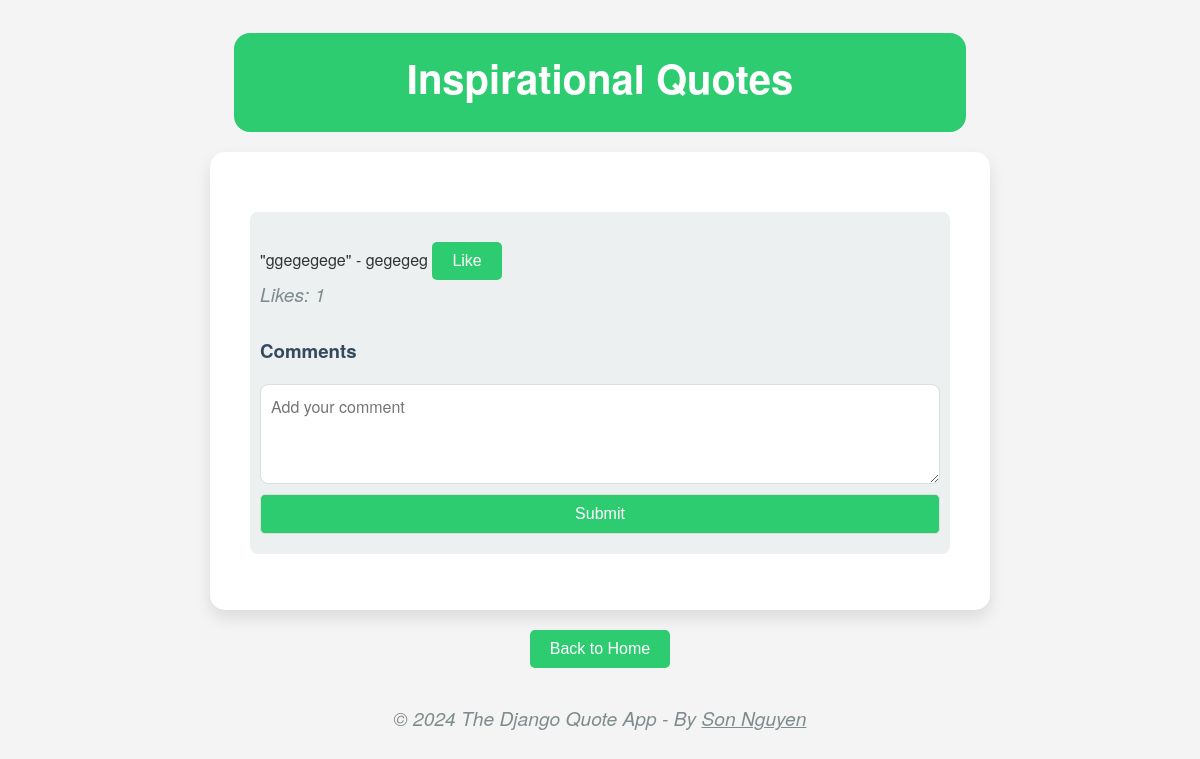
The page /Inspirational/ on the database as committed earlier.
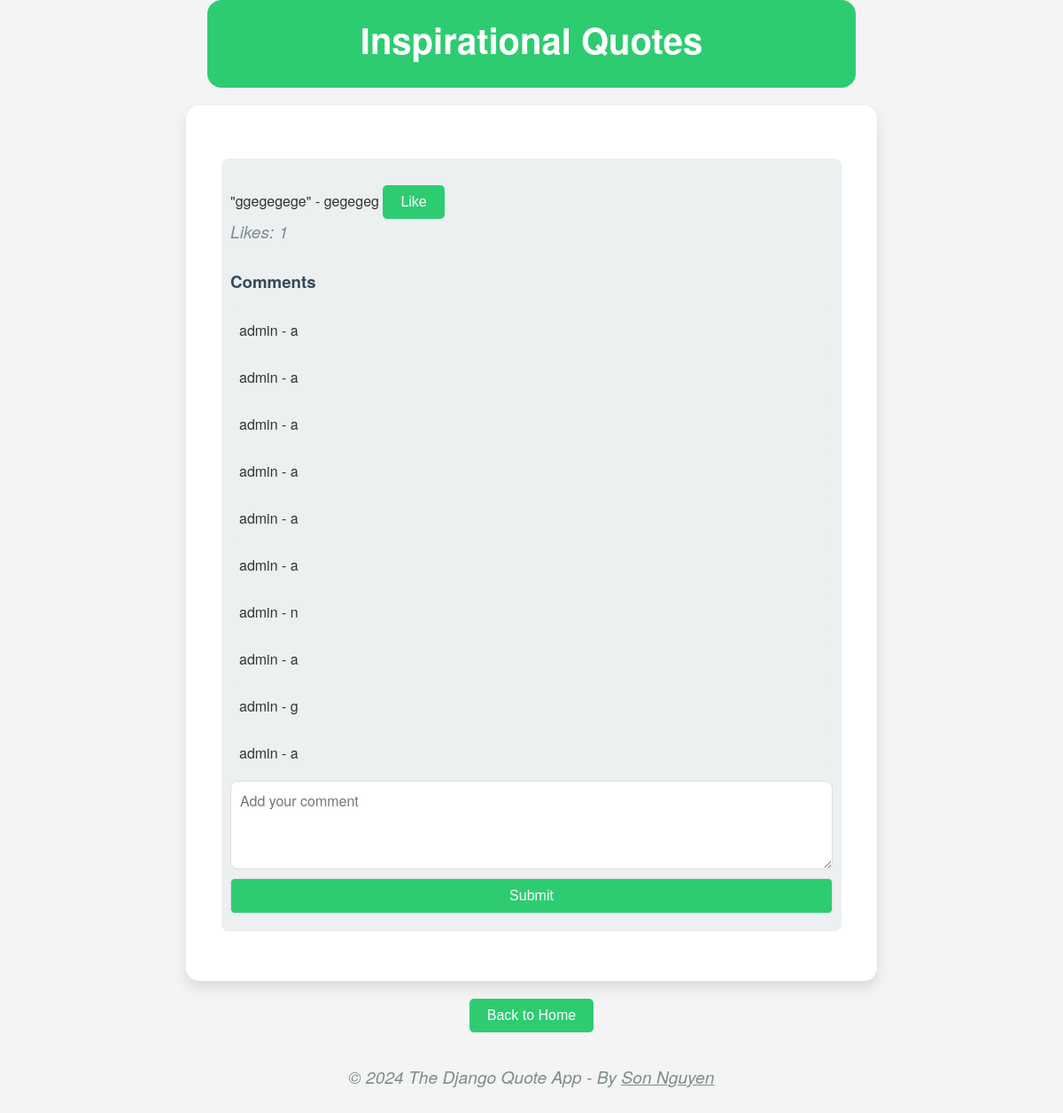
The same page on the database as committed later.
### quotes/models.py (models this page shows, shortened)
class Quote(models.Model):
    CATEGORY_CHOICES = [
        ('Inspirational', 'Inspirational'),
        ('Motivational', 'Motivational'),
        ('General', 'General'),
        ('Love', 'Love'),
        ('Humor', 'Humor'),
        ('Philosophy', 'Philosophy'),
        ('Science', 'Science'),
        ('Technology', 'Technology'),
        ('Programming', 'Programming'),
        ('Business', 'Business'),
        ('Leadership', 'Leadership'),
        ('Success', 'Success'),
        ('Life', 'Life'),
        ('Friendship', 'Friendship'),
        ('Wisdom', 'Wisdom'),
        ('Education', 'Education'),
        ('Health', 'Health'),
        ('Fitness', 'Fitness'),
        ('Sports', 'Sports'),
        ('Music', 'Music'),
        ('Movies', 'Movies'),
        ('Art', 'Art'),
        ('Fashion', 'Fashion'),
        ('Food', 'Food'),
        ('Travel', 'Travel'),
        ('Nature', 'Nature'),
        ('Environment', 'Environment'),
        ('Politics', 'Politics'),
        ('Economics', 'Economics'),
        ('History', 'History'),
        ('Religion', 'Religion'),
        ('Spirituality', 'Spirituality'),
        ('Psychology', 'Psychology'),
        ('Self-Help', 'Self-Help'),
        ('Relationships', 'Relationships'),
        ('Parenting', 'Parenting'),
        ('Marriage', 'Marriage'),
        ('Family', 'Family'),
        ('Children', 'Children'),
        ('Teens', 'Teens'),
        ('Seniors', 'Seniors'),
        ('General', 'General'),
        ('Adventure', 'Adventure'),
        ('Animals', 'Animals'),
        ('Architecture', 'Architecture'),
        ('Books', 'Books'),
        ('Career', 'Career'),
        ('Comedy', 'Comedy'),
        ('Creativity', 'Creativity'),
        ('Culture', 'Culture'),
        ('Design', 'Design'),
        ('Dreams', 'Dreams'),
        ('Entertainment', 'Entertainment'),
        ('Finance', 'Finance'),
        ('Gardening', 'Gardening'),
        ('Happiness', 'Happiness'),
        ('Hobbies', 'Hobbies'),
        ('Home', 'Home'),
        ('Humanity', 'Humanity'),
        ('Innovation', 'Innovation'),
        ('Knowledge', 'Knowledge'),
        ('Language', 'Language'),
        ('Literature', 'Literature'),
        ('Mindfulness', 'Mindfulness'),
        ('Money', 'Money'),
        ('Motivation', 'Motivation'),
        ('Peace', 'Peace'),
        ('Poetry', 'Poetry'),
        ('Productivity', 'Productivity'),
        ('Science Fiction', 'Science Fiction'),
        ('Social Justice', 'Social Justice'),
        ('Society', 'Society'),
        ('Sustainability', 'Sustainability'),
        ('Time', 'Time'),
        ('Work', 'Work'),
        ('Activism', 'Activism'),
        ('Aging', 'Aging'),
        ('Astronomy', 'Astronomy'),
        ('Beauty', 'Beauty'),
        ('Belief', 'Belief'),
        ('Challenge', 'Challenge'),
        ('Change', 'Change'),
        ('Communication', 'Communication'),
        ('Community', 'Community'),
        ('Compassion', 'Compassion'),
        ('Confidence', 'Confidence'),
        ('Courage', 'Courage'),
        ('Curiosity', 'Curiosity'),
        ('Dance', 'Dance'),
        ('Diversity', 'Diversity'),
        ('Empathy', 'Empathy'),
        ('Empowerment', 'Empowerment'),
        ('Equality', 'Equality'),
        ('Ethics', 'Ethics'),
        ('Exploration', 'Exploration'),
        ('Faith', 'Faith'),
        ('Fantasy', 'Fantasy'),
        ('Fear', 'Fear'),
        ('Forgiveness', 'Forgiveness'),
        ('Freedom', 'Freedom'),
        ('Gender', 'Gender'),
        ('Gratitude', 'Gratitude'),
        ('Growth', 'Growth'),
        ('Healing', 'Healing'),
        ('Hope', 'Hope'),
        ('Human Rights', 'Human Rights'),
        ('Identity', 'Identity'),
        ('Imagination', 'Imagination'),
        ('Inclusion', 'Inclusion'),
        ('Independence', 'Independence'),
        ('Individuality', 'Individuality'),
        ('Inspiration', 'Inspiration'),
        ('Integrity', 'Integrity'),
        ('Justice', 'Justice'),
        ('Kindness', 'Kindness'),
        ('Learning', 'Learning'),
        ('LGBTQ+', 'LGBTQ+'),
        ('Loneliness', 'Loneliness'),
        ('Loss', 'Loss'),
        ('Magic', 'Magic'),
        ('Meaning', 'Meaning'),
        ('Memory', 'Memory'),
        ('Mental Health', 'Mental Health'),
        ('Minimalism', 'Minimalism'),
        ('Mythology', 'Mythology'),
        ('Opportunity', 'Opportunity'),
        ('Optimism', 'Optimism'),
        ('Patience', 'Patience'),
        ('Perspective', 'Perspective'),
        ('Philanthropy', 'Philanthropy'),
        ('Photography', 'Photography'),
        ('Resilience', 'Resilience'),
        ('Respect', 'Respect'),
        ('Responsibility', 'Responsibility'),
        ('Risk', 'Risk'),
        ('Self-Acceptance', 'Self-Acceptance'),
        ('Self-Care', 'Self-Care'),
        ('Self-Discovery', 'Self-Discovery'),
        ('Self-Esteem', 'Self-Esteem'),
        ('Self-Love', 'Self-Love'),
        ('Simplicity', 'Simplicity'),
        ('Solitude', 'Solitude'),
        ('Strength', 'Strength'),
        ('Theater', 'Theater'),
        ('Trust', 'Trust'),
        ('Truth', 'Truth'),
        ('Vulnerability', 'Vulnerability'),
        ('Wellness', 'Wellness'),
        ('Wonder', 'Wonder'),
        ('Youth', 'Youth'),
        ('Achievement', 'Achievement'),
        ('Activism', 'Activism'),
        ('Adventure', 'Adventure'),
        ('Adversity', 'Adversity'),
        ('Aging', 'Aging'),
        ('Ambition', 'Ambition'),
        ('Animals', 'Animals'),
        ('Anxiety', 'Anxiety'),
        ('Architecture', 'Architecture'),
        ('Art', 'Art'),
        ('Astronomy', 'Astronomy'),
        ('Authenticity', 'Authenticity'),
        ('Beauty', 'Beauty'),
        ('Belief', 'Belief'),
        ('Books', 'Books'),
        ('Bravery', 'Bravery'),
        ('Buddhism', 'Buddhism'),
        ('Business', 'Business'),
        ('Calm', 'Calm'),
        ('Career', 'Career'),
        ('Celebration', 'Celebration'),
        ('Challenge', 'Challenge'),
        ('Change', 'Change'),
        ('Childhood', 'Childhood'),
        ('Christianity', 'Christianity'),
        ('Cinema', 'Cinema'),
        ('Comedy', 'Comedy'),
        ('Communication', 'Communication'),
        ('Community', 'Community'),
        ('Compassion', 'Compassion'),
        ('Confidence', 'Confidence'),
        ('Consciousness', 'Consciousness'),
        ('Contentment', 'Contentment'),
        ('Courage', 'Courage'),
        ('Creativity', 'Creativity'),
        ('Criticism', 'Criticism'),
        ('Culture', 'Culture'),
        ('Curiosity', 'Curiosity'),
        ('Dance', 'Dance'),
        ('Death', 'Death'),
        ('Depression', 'Depression'),
        ('Design', 'Design'),
        ('Determination', 'Determination'),
        ('Diversity', 'Diversity'),
        ('Dreams', 'Dreams'),
        ('Economics', 'Economics'),
        ('Education', 'Education'),
        ('Empathy', 'Empathy'),
        ('Empowerment', 'Empowerment'),
        ('Energy', 'Energy'),
        ('Entertainment', 'Entertainment'),
        ('Environment', 'Environment'),
        ('Equality', 'Equality'),
        ('Ethics', 'Ethics'),
        ('Exploration', 'Exploration'),
        ('Failure', 'Failure'),
        ('Faith', 'Faith'),
        ('Family', 'Family'),
        ('Fantasy', 'Fantasy'),
        ('Fashion', 'Fashion'),
        ('Fear', 'Fear'),
        ('Feminism', 'Feminism'),
        ('Film', 'Film'),
        ('Finance', 'Finance'),
        ('Fitness', 'Fitness'),
        ('Food', 'Food'),
        ('Forgiveness', 'Forgiveness'),
        ('Freedom', 'Freedom'),
        ('Friendship', 'Friendship'),
        ('Gender', 'Gender'),
        ('Gratitude', 'Gratitude'),
        ('Grief', 'Grief'),
        ('Growth', 'Growth'),
        ('Happiness', 'Happiness'),
        ('Healing', 'Healing'),
        ('Health', 'Health'),
        ('Hinduism', 'Hinduism'),
        ('History', 'History'),
        ('Hobbies', 'Hobbies'),
        ('Home', 'Home'),
        ('Honesty', 'Honesty'),
        ('Hope', 'Hope'),
        ('Humanity', 'Humanity'),
        ('Humor', 'Humor'),
        ('Identity', 'Identity'),
        ('Imagination', 'Imagination'),
        ('Inclusion', 'Inclusion'),
        ('Independence', 'Independence'),
        ('Individuality', 'Individuality'),
        ('Innovation', 'Innovation'),
        ('Inspiration', 'Inspiration'),
        ('Integrity', 'Integrity'),
        ('Islam', 'Islam'),
        ('Judaism', 'Judaism'),
        ('Justice', 'Justice'),
        ('Kindness', 'Kindness'),
        ('Knowledge', 'Knowledge'),
        ('Language', 'Language'),
        ('Leadership', 'Leadership'),
        ('Learning', 'Learning'),
        ('Life', 'Life'),
        ('Literature', 'Literature'),
        ('Loneliness', 'Loneliness'),
        ('Loss', 'Loss'),
        ('Love', 'Love'),
        ('Magic', 'Magic'),
        ('Marriage', 'Marriage'),
        ('Meaning', 'Meaning'),
        ('Memory', 'Memory'),
        ('Minimalism', 'Minimalism'),
        ('Mindfulness', 'Mindfulness'),
        ('Money', 'Money'),
        ('Motivation', 'Motivation'),
        ('Music', 'Music'),
        ('Mystery', 'Mystery'),
        ('Mythology', 'Mythology'),
        ('Nature', 'Nature'),
        ('Opportunity', 'Opportunity'),
        ('Optimism', 'Optimism'),
        ('Parenting', 'Parenting'),
        ('Patience', 'Patience'),
        ('Peace', 'Peace'),
        ('Perseverance', 'Perseverance'),
        ('Perspective', 'Perspective'),
        ('Philanthropy', 'Philanthropy'),
        ('Philosophy', 'Philosophy'),
        ('Photography', 'Photography'),
        ('Poetry', 'Poetry'),
        ('Politics', 'Politics'),
        ('Positivity', 'Positivity'),
        ('Poverty', 'Poverty'),
        ('Power', 'Power'),
        ('Productivity', 'Productivity'),
        ('Programming', 'Programming'),
        ('Psychology', 'Psychology'),
        ('Racism', 'Racism'),
        ('Relationships', 'Relationships'),
        ('Religion', 'Religion'),
        ('Resilience', 'Resilience'),
        ('Respect', 'Respect'),
        ('Responsibility', 'Responsibility'),
        ('Risk', 'Risk'),
        ('Science', 'Science'),
        ('Self-Acceptance', 'Self-Acceptance'),
        ('Self-Care', 'Self-Care'),
        ('Self-Discovery', 'Self-Discovery'),
        ('Self-Esteem', 'Self-Esteem'),
        ('Self-Love', 'Self-Love'),
        ('Sexuality', 'Sexuality'),
        ('Simplicity', 'Simplicity'),
        ('Society', 'Society'),
        ('Solitude', 'Solitude'),
        ('Spirituality', 'Spirituality'),
        ('Sports', 'Sports'),
        ('Strength', 'Strength'),
        ('Success', 'Success'),
        ('Sustainability', 'Sustainability'),
        ('Technology', 'Technology'),
        ('Teens', 'Teens'),
        ('Theater', 'Theater'),
        ('Time', 'Time'),
        ('Travel', 'Travel'),
        ('Trust', 'Trust'),
        ('Truth', 'Truth'),
        ('Vulnerability', 'Vulnerability'),
        ('War', 'War'),
        ('Wellness', 'Wellness'),
        ('Wisdom', 'Wisdom'),
        ('Wonder', 'Wonder'),
        ('Work', 'Work'),
        ('Writing', 'Writing'),
        ('Youth', 'Youth')
    ]
    text = models.TextField()
    author = models.CharField(max_length=100)
    category = models.CharField(max_length=100, choices=CATEGORY_CHOICES, default='General')

class Comment(models.Model):
    user = models.ForeignKey(User, on_delete=models.CASCADE)
    quote = models.ForeignKey(Quote, on_delete=models.CASCADE)
    text = models.TextField()
    created_at = models.DateTimeField(auto_now_add=True)

### quotes/views.py (the view)
# urls.py: path('<category_name>/', views.category_view, name='category'),
def category_view(request, category_name):
    quotes = Quote.objects.filter(category=category_name)
    context = {
        'quotes': quotes,
        'category_name': category_name.capitalize()
    }
    return render(request, 'quotes/category.html', context)

### quotes/templates/quotes/category.html (shortened to what this page needs)
<!DOCTYPE html>
<html lang="en">
<head>
</head>
<body>
    <header>
        <h1 style="color: white; margin-top: 0">{{ category_name }} Quotes</h1>
    </header>
    <div class="quote">
        {% if quotes %}
            <ul>
                {% for quote in quotes %}
                    <li>
                        "{{ quote.text }}" - {{ quote.author }}
                        <button onclick="likeQuote({{ quote.id }})">
                            <span id="like-button-text-{{ quote.id }}">
                                {% if request.user in quote.like_set.all %}
                                    Unlike
                                {% else %}
                                    Like
                                {% endif %}
                            </span>
                        </button>
                        <p>Likes: <span id="like-count-{{ quote.id }}">{{ quote.like_set.count }}</span></p>
                        <h3>Comments</h3>
                        <ul id="comments-list-{{ quote.id }}">
                            {% for comment in quote.comment_set.all %}
                                <li>{{ comment.user.username }} - {{ comment.text }}</li>
                            {% endfor %}
                        </ul>
                        <form id="comment-form-{{ quote.id }}">
                            <textarea id="comment_text" name="comment_text" placeholder="Add your comment"></textarea>
                            <button type="submit">Submit</button>
                        </form>
                    </li>
                {% endfor %}
            </ul>
        {% else %}
            <p>No quotes found in this category.</p>
        {% endif %}
    </div>
    <a href="{% url 'index' %}">
        <button id="back-to-home">Back to Home</button>
    </a>
    <footer>
        <p>&copy; 2024 The Django Quote App - By <a style="color: inherit" href="https://github.com/hoangsonww">Son Nguyen</a></p>
    </footer>
</body>
</html>

### quotes/templates/quotes/category.html (style rules this page uses)
body { font-family: 'Helvetica Neue', Arial, sans-serif; background-color: #f4f4f4; color: #333; margin: 0; display: flex; justify-content: center; align-items: center; min-height: 100vh; flex-direction: column; }
header { background-color: #2ecc71; text-align: center; padding: 1em; width: 80%; max-width: 700px; margin-bottom: 20px; border-radius: 16px; }
.quote { background-color: #fff; padding: 40px; border-radius: 15px; box-shadow: 0 8px 16px rgba(0, 0, 0, 0.1); text-align: center; width: 80%; max-width: 700px; }
h1 { font-size: 2.5em; margin-bottom: 10px; color: #2980b9; }
p { font-size: 1.2em; margin-top: 0; color: #7f8c8d; font-style: italic; }
button { background-color: #2ecc71; color: #fff; border: none; padding: 10px 20px; border-radius: 5px; cursor: pointer; margin-top: 20px; font-size: 1em; }
ul { list-style: none; padding: 0; margin-top: 20px; }
li { text-align: left; margin-bottom: 10px; padding: 10px; background-color: #ecf0f1; border-radius: 8px; }
textarea, button[type="submit"] { display: block; width: 100%; padding: 10px; margin: 10px 0; border: 1px solid #ddd; border-radius: 5px; box-sizing: border-box; }
textarea { resize: vertical; border-radius: 8px; font: inherit; min-height: 100px; }
h3 { margin-top: 30px; color: #34495e; }
footer { text-align: center; padding: 1em; margin-top: 20px; color: #7f8c8d; }

Rows that differ between the two databases and show on the page:
added Comment: user.username "admin", text "a"
added Comment: user.username "admin", text "a"
added Comment: user.username "admin", text "a"
added Comment: user.username "admin", text "a"
added Comment: user.username "admin", text "a"
added Comment: user.username "admin", text "a"
added Comment: user.username "admin", text "n"
added Comment: user.username "admin", text "a"
added Comment: user.username "admin", text "g"
added Comment: user.username "admin", text "a"
